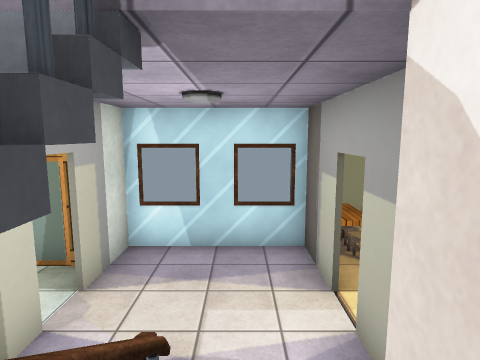
view 1 (above)

12 first-person views from a walk through a 3-D level made in the Unity game engine. The camera is 1.2 m above the floor, tilts 8° down and sees 75° across. The floor is counted in squares, 1 m on a side. Each view is taken from the middle of a square. On the plan, view 1 faces up. The plan holds only what a view shows up to about 13 squares ahead; the rest is blank. The place goes on beyond the plan. The player is left out. Some animated figures are not drawn. Some surface patterns are stand-ins.

view 2
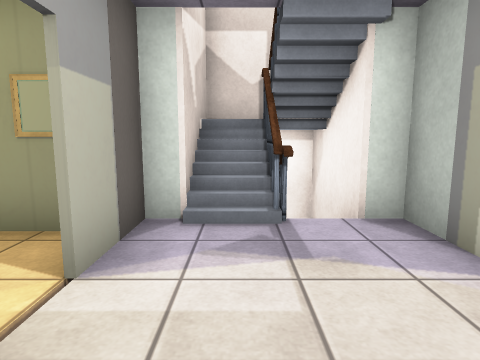

view 3
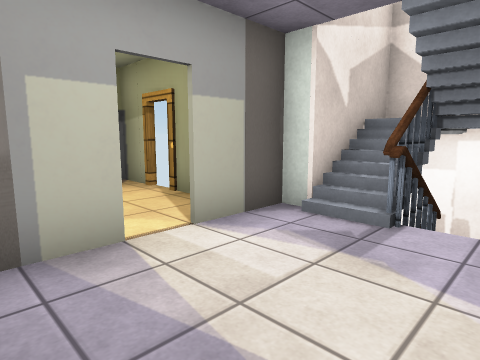

view 4
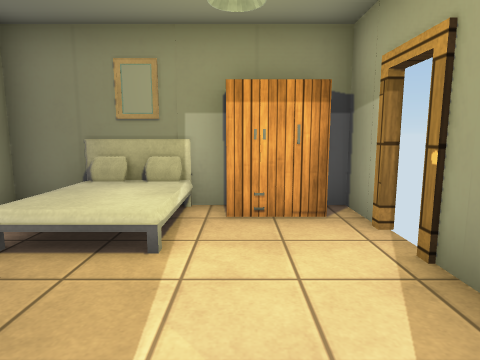

view 5
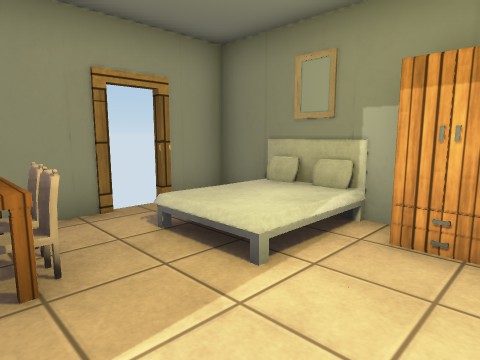

view 6
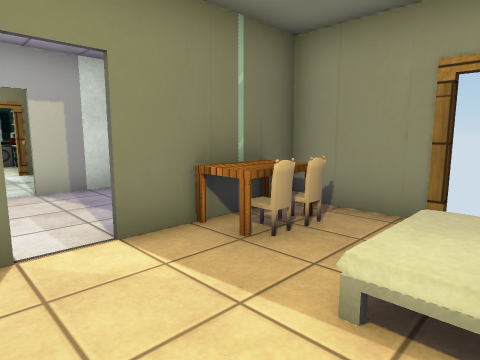

view 7
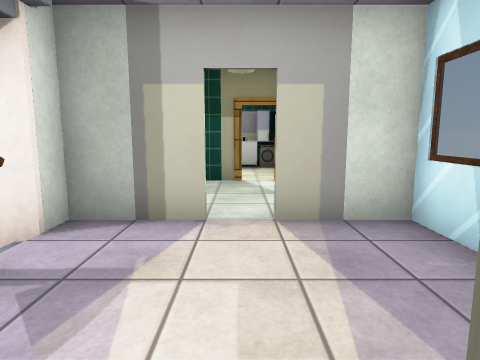

view 8
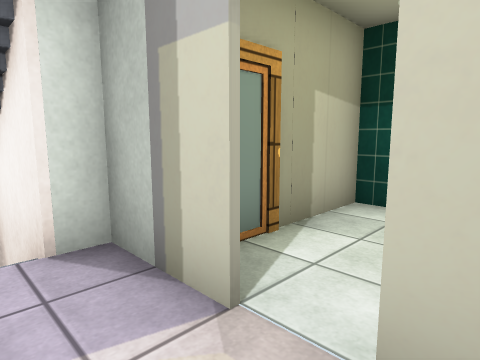

view 9
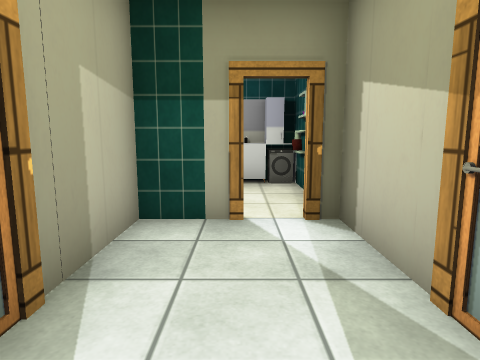

view 10
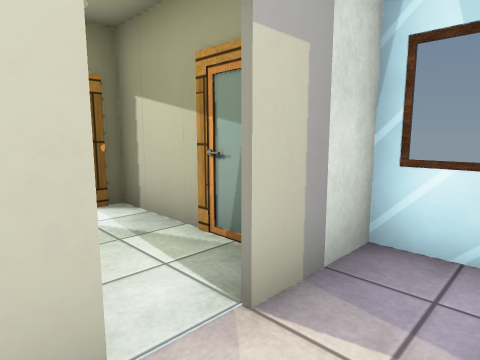

view 11
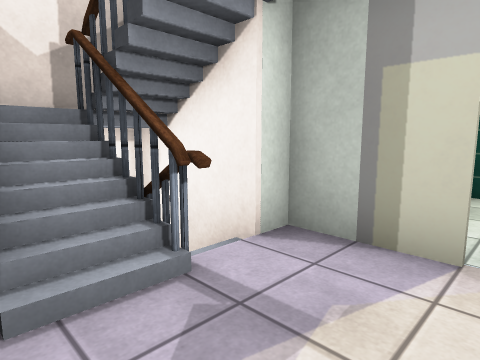

view 12
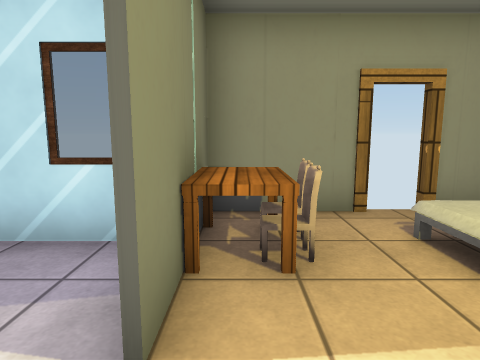

### Floor plan
Key: @ floor where view 1 was taken; # wall or solid block; x gap in a wall; . main floor; : floor 1.75 m higher than the main floor; / step, stairs or slope; = window, fence, low wall or low ledge; T table; O other object.
Columns run from 6 left of view 1 to 6 right of it. Each row starts with its distance up from view 1.
  8        ###xx#
  7    #===#T...#
  6 ####...#T..O#
  5 #..#...#...O#
  4 #...........#
  3 #...#..#....#
  2 ######/###xx#
  1    ###/#
  0     ##@#
 -1     ##:#
 -2     ####

Positions as (right, up) in squares from view 1, and headings:
1: (0, 0), facing up
2: (0, 6), facing down
3: (-2, 6), facing down-right
4: (1, 4), facing right
5: (2, 3), facing up-right
6: (5, 3), facing up-left
7: (2, 4), facing left
8: (-1, 5), facing down-left
9: (-2, 4), facing left
10: (-1, 3), facing up-left
11: (1, 4), facing down-left
12: (2, 3), facing up
